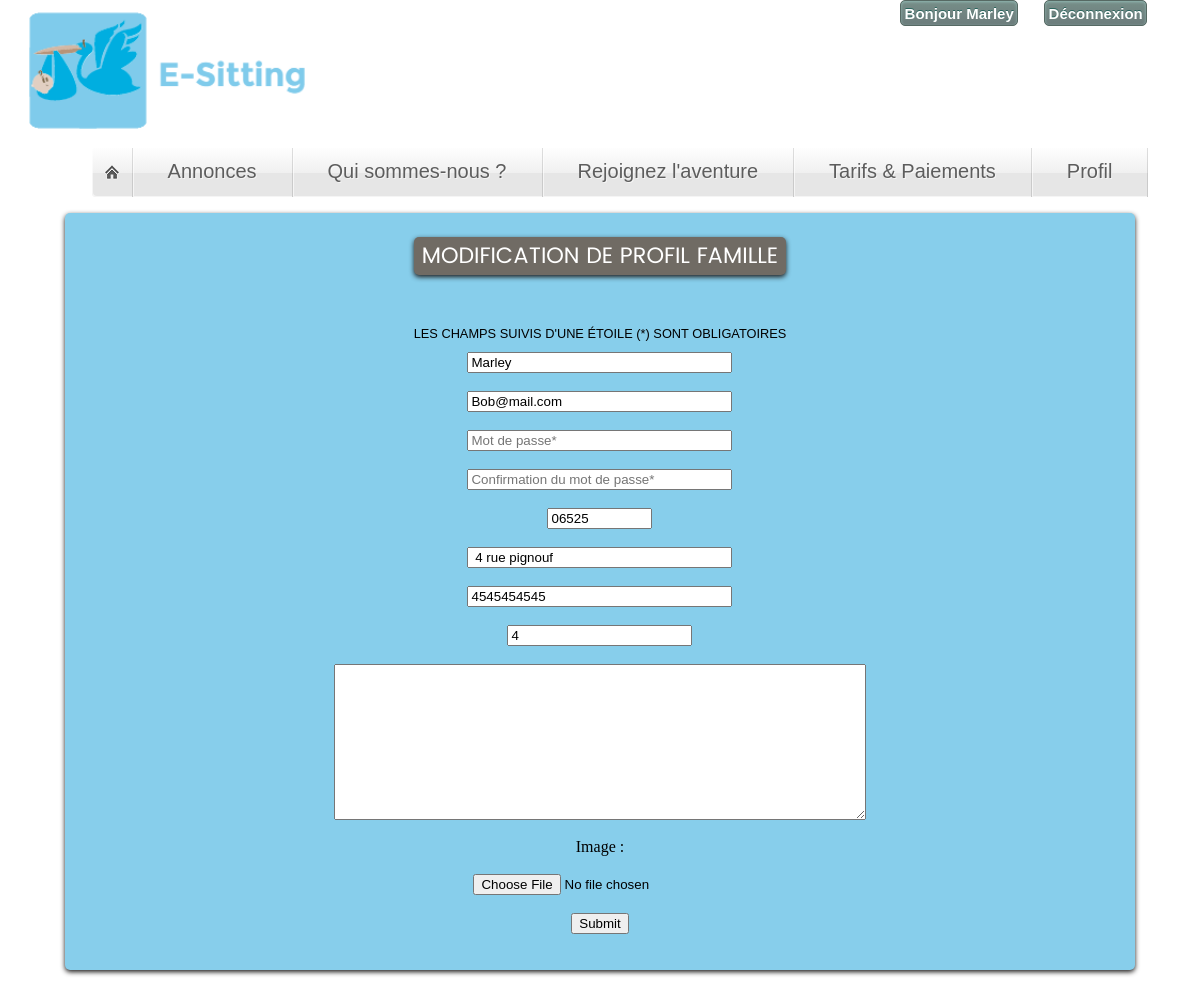
The page /Site_pas_a_pas/ModificationProfilUtilisateur.php (signed in) on the database its author committed.
### tables this page shows
CREATE TABLE `users` (
  `ID` int(255) NOT NULL COMMENT 'ID des users',
  `user_type` text COMMENT 'Type d''utilisateur ( Admin/ Etudiants / Famille)',
  `nom` text COMMENT 'Nom',
  `prenom` text COMMENT 'Prenom',
  `email` text COMMENT 'adresse email de l''utilisateur',
  `mdp` text COMMENT 'Mot de passe de l''utilisateur, doit etre crypté',
  `naissance` date DEFAULT NULL COMMENT 'Date de naissance de l''utilisateur, le système calculera et affichera l''age',
  `code_postal` text,
  `adresse` text COMMENT 'Adresse de l''utilisateur',
  `telephone` text COMMENT 'Numero de téléphone de l''utilisateur',
  `tarif` int(11) DEFAULT NULL COMMENT 'Tarif renseigné par l''étudiant. Le tarif affiché sera modifié grâce à la table taux',
  `id_edt` int(11) DEFAULT NULL COMMENT 'renvoi à la table EdT de l''étudiant',
  `cni` text COMMENT 'Numero carte d''identité de l''étudiant',
  `etudes` text,
  `permis` text COMMENT 'L''étudiant renseigne s''il a le permis',
  `description` text COMMENT 'Description personnel des utilisateurs',
  `enfants` int(11) DEFAULT NULL COMMENT 'Nb d''enfants',
  `date_enfants` date DEFAULT NULL COMMENT 'Date de naissance',
  `contrats_acceptes` int(11) NOT NULL DEFAULT '0' COMMENT 'Nb de contrat accepté',
  `contrats_annules` int(11) NOT NULL DEFAULT '0' COMMENT 'Nb de contrat annulé',
  `image` text NOT NULL,
  `moderation` bit(1) NOT NULL DEFAULT b'1',
  `tempsreponse` int(255) DEFAULT NULL
);

### Site_pas_a_pas/BDProfilUtilisateur.php (called while the page is built, shortened)
<?php
include("connect.php");
$req = $bdd->prepare('SELECT user_type, nom, prenom, email, naissance, code_postal, adresse, telephone, tarif, cni, etudes, permis, description, enfants, image, tempsreponse FROM `users` WHERE ID = :utilisateur');
$req->execute(array('utilisateur' => $_SESSION['ID']));
while ($donnees = $req->fetch())
{
    $type_utilisateur = $donnees['user_type'] ;
    $ancien_nom = $donnees['nom'] ;
    $ancien_email = $donnees['email'] ;
    $ancien_cp = $donnees['code_postal'] ;
    $ancien_adresse = $donnees['adresse'] ;
    $ancien_telephone = $donnees['telephone'] ;
    $ancien_description = $donnees['description'] ;
    $ancien_enfants = $donnees['enfants'] ;
}
?>

### Site_pas_a_pas/ModificationProfilUtilisateur.php (the view, shortened to what this page needs)
<?php include("BDProfilUtilisateur.php");
 ?>
<DOCTYPE html>
<html>
    <head>
        <link rel="stylesheet" href="style_inscription.css" />
        <link rel="stylesheet" href="style_general.css" />
        <link rel="stylesheet" href="style_general_connect.css" />
    </head>
    <body>
        <div id = "bloc_page">
            <header>
                <div id="titre_principal">
                    <div id="logo">
                        <img src="Pictures/logo.png" alt="Logo E-sitting" />
                    </div>
                    <div id="deconnexion">
                        <a href="logout.php" class="myButtonConnected">Déconnexion</a>
                    </div>
                    <div id="bonjour"><?php
                      if ($_SESSION['type']=='Super' or $_SESSION['type']=='Admin')
                      {
                    echo(  "<a href='dash_admin.php' class='myButtonConnected'>Dashboard".  "</a>" );
                  }
                    else
                    {
                        echo("<a href='#' class='myButtonConnected'>Bonjour ". $_SESSION['prenom'] . " ". $_SESSION['nom'] . "  </a>");
                      }?></div>
                </div>
            </header>
            <div id = "Menu_Principal">
                    <ul class="fancyNav" id="myTopnav">
                        <li id="home"><a href="AccueilConnecte.php" class="homeIcon">Accueil</a></li>
                        <li><a href="#">Annonces</a></li>
                        <li><a href="AccueilConnecte.php#Whoarewe">Qui sommes-nous ?</a></li>
                        <li><a href="AccueilConnecte.php#Esitter">Rejoignez l'aventure</a></li>
                        <li><a href="AccueilConnecte.php#Paiements">Tarifs & Paiements</a></li>
                        <li><a href="ConsultationProfilUtilisateur.php">Profil</a></li>
                    </ul>
            </div>
            <section>
                <article>
                    <?php
                    if($type_utilisateur=='Etudiant')
                    { ?>
                    <h1>Modification de profil étudiant</h1>
                    <a class="EmploiDuTemps" href="Calendrier/calendar_etudiant.php">Mon emploi du temps</a>
                        <div id="formDiv">
                            <form method="post" action="ModificationBDDProfilEtudiant.php" enctype="multipart/form-data"><br/>
                            <h2>Les champs suivis d'une étoile (*) sont obligatoires</h2>
                            <input type="text" name="NomEtudiant" placeholder="NOM*" <?php echo 'value=' . '\'' . $ancien_nom . '\'' ;?> size="30" maxlength="20"/> <br/><br/>
                            <input type="text" name="PrenomEtudiant" placeholder="Prenom*" <?php echo 'value=' . '\'' . $ancien_prenom . '\'' ;?> size="30" maxlength="20"/> <br/><br/>
                            <input type="text" name="MailEtudiant" placeholder="E-mail*" <?php echo 'value=' . '\'' . $ancien_email . '\'' ;?> size="30" maxlength="30"/> <br/><br/>
                            <input type="password" name="PasswordEtudiant" placeholder="Mot de passe*" size="30" maxlength="30"/> <br/><br/>
                            <input type="password" name="PasswordConfirmationEtudiant" placeholder="Confirmation du mot de passe*" size="30" maxlength="30"/> <br/><br/>
                            <label>Date de naissance*</label>
                            <input type="number" name="JourNaissance" placeholder="Jour" <?php echo 'value=' . '\'' . $ancien_jourNaissance . '\'' ;?> min="1" max="31"/>
                            <label>/</label>
                            <input type="number" name="MoisNaissance" placeholder="Mois" <?php echo 'value=' . '\'' . $ancien_moisNaissance . '\'' ;?> min="1" max="12"/>
                            <label>/</label>
                            <input type="number" name="AnneeNaissance" placeholder="Année" <?php echo 'value=' . '\'' . $ancien_anneeNaissance . '\'' ;?> min="1900" max="2016"/> <br/> <br/>
                            <input type="text" name="CodePostal" placeholder="Code Postal*" <?php echo 'value=' . '\'' . $ancien_cp . '\'' ;?> size="10" maxlength="5"/> <br/><br/>
                            <input type="text" name="AdresseEtudiant" placeholder="Adresse*" <?php echo 'value=' . '\'' . $ancien_adresse . '\'' ;?> size="30" maxlength="50"/> <br/><br/>
                            <input type="number" name="TelephoneEtudiant" placeholder="Téléphone*" <?php echo 'value=' . $ancien_telephone ;?> max="9999999999"/> <br/><br/>
                            <input type="number" name="Prix" placeholder="Prix*" <?php echo 'value=' . $ancien_tarif ;?> min='10' max="99"/> <br/><br/>
                            <label>Temps de réponse moyen (en heure)*</label>
                            <input type="number" name="tempsReponse" placeholder="Temps de réponse moyen (en heure)*" <?php echo 'value=' . $ancien_temps ;?> min='1' max="72"/> <br/><br/>
                            <input type="number" name="NumeroCNIEtudiant" placeholder="Numéro de carte d'identité*" <?php echo 'value=' . '\'' . $ancien_cni . '\'' ;?> max="999999999999"/> <br/><br/>
                            <input type="text" name="EtudesEtudiant" placeholder="Niveau d'études" <?php
                            if($ancien_etudes) {
                                echo 'value=' . '\'' . $ancien_etudes . '\'' ;
                            }
                                ?> size="30" maxlength="30"/> <br/><br/>
                            <input type="text" name="VehiculeEtudiant" placeholder="Véhicule" <?php
                            if($ancien_permis) {
                                echo 'value=' . '\'' . $ancien_permis . '\'' ;
                            }
                            ?> size="30" maxlength="30"/> <br/><br/>
                            <textarea name="DescriptionEtudiant" rows="10" cols="50" maxlength="750"><?php
                            if($ancien_description)
                            {
                                echo $ancien_description ;
                            }
                            else
                            {
                                echo 'Description personnelle';
                            } ?></textarea><br/><br/>
                            <label>Image :</label><br/><br/>
                            <input type="hidden" name="oldImage" <?php echo 'value=' . '\'' . $ancien_image . '\'' ;?>>
                            <input type="file" name="image" /><br/><br/>
                            <input type="submit" name="submit" /> <br/><br/>
                        </form>
                    </div>
                    <?php
                    }
                    elseif($type_utilisateur=='Famille')
                    { ?>
                    <h1>Modification de profil famille</h1>
                        <div id="formDiv">
                            <form method="post" action="ModificationBDDProfilFamille.php" enctype="multipart/form-data"><br/>
                                <h2>Les champs suivis d'une étoile (*) sont obligatoires</h2>
                                <input type="text" name="NomFamille" placeholder="NOM*" <?php echo 'value=' . '\'' . $ancien_nom . '\'' ;?> size="30" maxlength="20"/> <br/><br/>
                                <input type="text" name="MailFamille" placeholder="E-mail*" <?php echo 'value=' . '\'' . $ancien_email . '\'' ;?> size="30" maxlength="30"/> <br/><br/>
                                <input type="password" name="PasswordFamille" placeholder="Mot de passe*" size="30" maxlength="30"/> <br/><br/>
                                <input type="password" name="PasswordConfirmationFamille" placeholder="Confirmation du mot de passe*" size="30" maxlength="30"/> <br/><br/>
                                <input type="text" name="CodePostal" placeholder="Code Postal*" <?php echo 'value=' . '\'' . $ancien_cp . '\'' ;?> size="10" maxlength="5"/> <br/><br/>
                                <input type="text" name="AdresseFamille" placeholder="Adresse*" <?php echo 'value=' . '\'' . $ancien_adresse . '\'' ;?> size="30" maxlength="50"/> <br/><br/>
                                <input type="text" name="TelephoneFamille" placeholder="Téléphone*" <?php echo 'value=' . '\'' . $ancien_telephone . '\'' ;?> size="30" maxlength="10"/> <br/><br/>
                                <input type="number" name="NombreEnfantsFamille" placeholder="Nombre d'enfants" <?php
                                if($ancien_enfants) {
                                    echo 'value=' . $ancien_enfants ;
                                }
                                    ?> max="30"/> <br/><br/>
                                <textarea name="DescriptionFamille" rows="10" cols="50" maxlength="750"><?php
                                if($ancien_description)
                                {
                                    echo $ancien_description ;
                                }
                                else
                                {
                                    echo 'Description personnelle';
                                } ?></textarea><br/><br/>
                                <label>Image :</label><br/><br/>
                                <input type="file" name="image" /><br/><br/>
                                <input type="submit" name="submit" /> <br/><br/>
                            </form>
                        </div>
                    <?php
                    }
                    else
                    {
                        echo 'problème de type d\'utilisateur' ;
                    }
                    ?>
                </article>
            </section>
        </div>
    </body>
</html>

### Site_pas_a_pas/style_inscription.css (style rules this page uses)
#titre_principal { display: flex; flex-direction: row; align-items: flex-start; }
#logo { display:flex; flex-direction:row; align-items: flex-start; }
#logo img { margin-left: 6%; width: 300px; height: 100px; max-width: 100%; height: auto !important; }
#Menu_Principal { display:flex; flex-direction: row; justify-content: center; }
section { display: flex; flex-direction: column; align-items: center; }
article { width:90%; max-width: 1890px; min-width:250px; margin-left:5%; margin-right:5%; display: flex; flex-direction: column; align-items: center; flex-wrap: wrap; position: relative; background: skyblue; box-shadow: 0px 2px 5px #1c1a19; border-radius: 5px; padding: 2px; color: black; margin-bottom: 15px; }
article h1 { position: relative; background-color: #706b64; box-shadow: 0px 2px 5px #1c1a19; border-radius: 5px; padding: 8px; color: white; font-size: 1.6em; text-align:center; }
article h2 { font-family: arial, 'Trebuchet MS', serif, sans-serif; font-weight: normal; text-transform: uppercase; font-size: 0.8em; }
article #formDiv { text-align:center; max-width:1890px; min-width:250px; width: 50%; }
article #formDiv textarea { max-width:1890px; min-width:250px; width: 100%; }

### Site_pas_a_pas/style_general.css (style rules this page uses)
#bloc_page { margin: auto; }
section h1, footer h1, nav a, aside ul { font-family: 'poppinsregular', arial, 'Trebuchet MS', serif, sans-serif; font-weight: normal; text-transform: uppercase; font-size: 1.4em; }
.fancyNav { overflow: hidden; display: inline-block; }
.fancyNav li { background-color: #f0f0f0; background-image: -webkit-gradient(linear,left top, left bottom,from(#fefefe), color-stop(0.5,#f0f0f0), color-stop(0.51, #e6e6e6)); background-image: -moz-linear-gradient(#fefefe 0%, #f0f0f0 50%, #e6e6e6 51%); background-image: -o-linear-gradient(#fefefe 0%, #f0f0f0 50%, #e6e6e6 51%); background-image: -ms-linear-gradient(#fefefe 0%, #f0f0f0 50%, #e6e6e6 51%); background-image: linear-gradient(#fefefe 0%, #f0f0f0 50%, #e6e6e6 51%); border-right: 1px solid rgba(9, 9, 9, 0.125); box-shadow: 1px -1px 0 rgba(255, 255, 255, 0.6) inset; -moz-box-shadow: 1px -1px 0 rgba(255, 255, 255, 0.6) inset; -webkit-box-shadow: 1px -1px 0 rgba(255, 255, 255, 0.6) inset; position:relative; float: left; list-style: none; }
.fancyNav li:after { content:'.'; text-indent:-9999px; overflow:hidden; position:absolute; width:100%; height:100%; top:0; left:0; z-index:1; opacity:0; background-image:-webkit-gradient(linear, left top, right top, from(rgba(168,168,168,0.5)),color-stop(0.5,rgba(168,168,168,0)), to(rgba(168,168,168,0.5))); background-image:-moz-linear-gradient(left, rgba(168,168,168,0.5), rgba(168,168,168,0) 50%, rgba(168,168,168,0.5)); background-image:-o-linear-gradient(left, rgba(168,168,168,0.5), rgba(168,168,168,0) 50%, rgba(168,168,168,0.5)); background-image:-ms-linear-gradient(left, rgba(168,168,168,0.5), rgba(168,168,168,0) 50%, rgba(168,168,168,0.5)); background-image:linear-gradient(left, rgba(168,168,168,0.5), rgba(168,168,168,0) 50%, rgba(168,168,168,0.5)); box-shadow:-1px 0 0 #a3a3a3,-2px 0 0 #fff,1px 0 0 #a3a3a3,2px 0 0 #fff; -moz-box-shadow:-1px 0 0 #a3a3a3,-2px 0 0 #fff,1px 0 0 #a3a3a3,2px 0 0 #fff; -webkit-box-shadow:-1px 0 0 #a3a3a3,-2px 0 0 #fff,1px 0 0 #a3a3a3,2px 0 0 #fff; -moz-transition:0.25s all; -webkit-transition:0.25s all; -o-transition:0.25s all; transition:0.25s all; }
.fancyNav li:first-child { border-radius: 4px 0 0 4px; }
.fancyNav li:first-child:after, .fancyNav li.selected:first-child:after { box-shadow:1px 0 0 #a3a3a3,2px 0 0 #fff; -moz-box-shadow:1px 0 0 #a3a3a3,2px 0 0 #fff; -webkit-box-shadow:1px 0 0 #a3a3a3,2px 0 0 #fff; border-radius:4px 0 0 4px; }
.fancyNav li a { color: #5d5d5d; display: inline-block; font: 20px Arial,sans-serif; padding: 12px 35px 14px; position: relative; text-shadow: 1px 1px 0 rgba(255, 255, 255, 0.6); z-index:2; text-decoration:none !important; white-space:nowrap; }
.fancyNav a.homeIcon { background:url('Pictures/home.png') no-repeat center center; display: block; overflow: hidden; padding-left: 12px; padding-right: 12px; text-indent: -9999px; width: 16px; }

### rows shown on the page
users: NomFamille "Marley", MailFamille "Bob@mail.com", CodePostal "06525", AdresseFamille "4 rue pignouf", TelephoneFamille "4545454545", NombreEnfantsFamille "4"

### other values the page prints
$_SESSION['nom'] "Marley"
